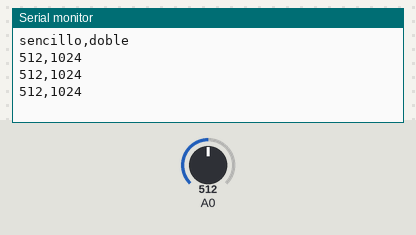
A sketch run on a simulated Arduino Uno, built with avr-gcc and run on an emulated ATmega328P. Shown: the last lines printed to the serial monitor. The inputs (shaded band) are chosen by the test bench; at power-on: A0 = 512.

Above: at 1.3 s.
1.4 s: A0 set to 716
At 1.9 s:
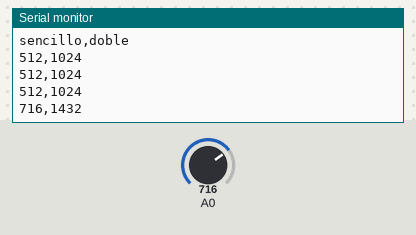
2.9 s: A0 set to 900
At 3.4 s:
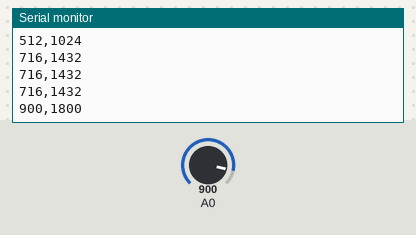
Timing chart, 0 to 5.9 s (numbered marks = the images above; inputs shaded):
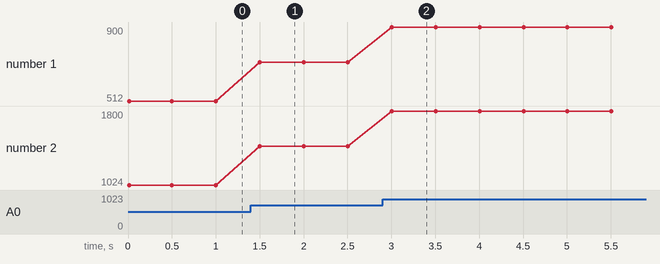

The sketch:

plotter_serial_lee_y_duplica_a0.ino
```cpp
// C++ code
//
/*
  Basado en ejemplo AnalogReadSerial
  Editado por David Guzmán, junio de 2022.

  Para usar con plotter serial, graficando valor
  leído y su doble.

  Reads an analog input (potentiometer) on pin 0,
  prints the result to the serial monitor.

  Attach the center pin of a potentiometer to pin
  A0, and the outside pins to +5V and ground.

*/

int sensorValue = 0;

void setup()
{
  Serial.begin(9600);
  pinMode(A0, INPUT);

  Serial.println("sencillo,doble"); //encabezados (leyendas) de plotter serial
}

void loop()
{
  // read the input on analog pin 0:
  sensorValue = analogRead(A0);
  // print out the value you read:
  Serial.print(sensorValue);
  Serial.print(",");  //columnas separadas por coma
  Serial.println((sensorValue * 2));  //última columna con salto de línea: println
  delay(500); // Wait for 500 millisecond(s)
}
```

Measured:
- after the input at 1.4 s, the serial monitor: prints a new line after 0.10 s (image 1)
- after the input at 2.9 s, the serial monitor: prints a new line after 0.10 s (image 2)
- plotted number 1: 512 → 716 after the input at 1.4 s, 716 → 900 after the input at 2.9 s
- plotted number 2: 1024 → 1432 after the input at 1.4 s, 1432 → 1800 after the input at 2.9 s
